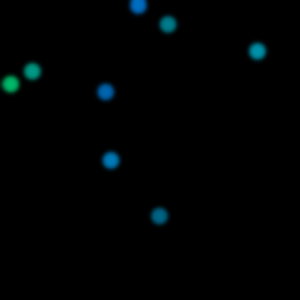
Frame 1 (no input)
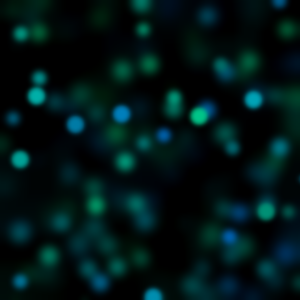
Frame 60 (the mouse pressed at the canvas centre just before this capture)
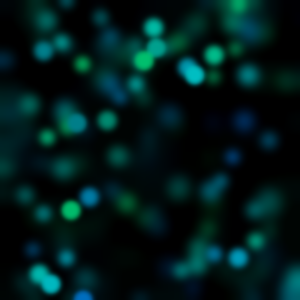
Frame 120 (the mouse held since frame 60 and released just before this capture)

The Processing sketch that drew these frames (run headless with seeded random() and noise(); from frame 60 on, the mouse is pressed at the canvas centre):

// Processing sketch: processing_155397
// ── processing_155397.pde

void setup() {
  size(300, 300);
  background(0);
  noStroke();
}

void draw() {
  fill(0, 10);
  rect(0, 0, width, height);
  float a = random(10, 20);
  for (int j=0; j<10; j++) {
    ellipse(random(width+50), random(height+50), a, a);
    fill(0, random(100, 200), random(100, 200));
  }
  filter(BLUR, 2);
}
